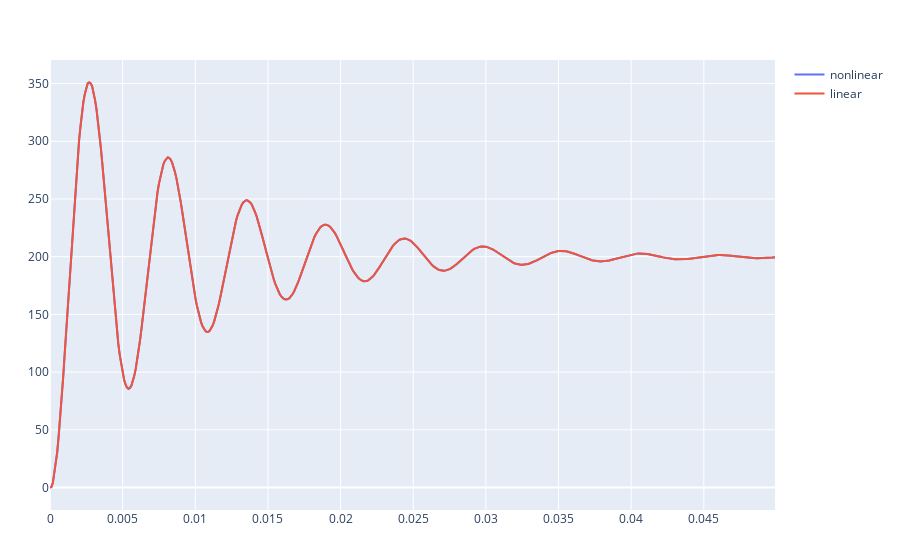

Notebook code for this chart:
### Code cell
t_nonlinear = collect(env_nonlinear.t0:env_nonlinear.ts:env_nonlinear.t)
p_nonlinear = scatter(x=t_nonlinear,y=sol_nonlinear,mode="lines",name="nonlinear")

t_linear = collect(env_linear.t0:env_linear.ts:env_linear.t)
p_linear = scatter(x=t_linear,y=sol_linear,mode="lines",name="linear")

plot([p_nonlinear,p_linear])

### Figure 1 — Plotly figure (JSON) as saved in the notebook; plotly's stock layout.template omitted (floating-point values rounded to 4 significant figures; data arrays with more than 128 entries replaced by an {"elided": "..."} marker saying what was removed)
{"data": [{"mode": "lines", "name": "nonlinear", "type": "scatter", "x": {"elided": "501 float values"}, "y": {"elided": "500 float values"}}, {"mode": "lines", "name": "linear", "type": "scatter", "x": {"elided": "501 float values"}, "y": {"elided": "500 float values"}}], "layout": {"margin": {"b": 50, "l": 50, "r": 50, "t": 60}}}
